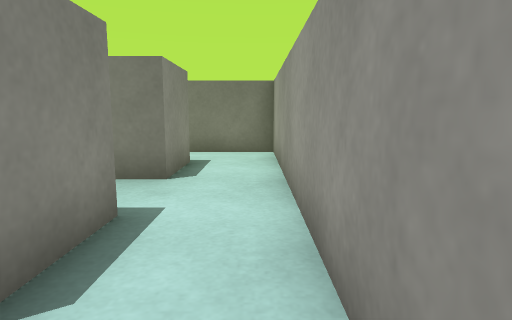
View 1 (above)

18 first-person views from a walk through a scene from a Unity 3-D project. The camera is 0.55 m above the floor, tilts 8° down and sees 75° across. The floor is counted in squares, 0.5 m on a side. Each view is taken from the middle of a square. On the plan, view 1 faces up. The plan holds only what a view shows up to about 13 squares ahead; the rest is blank. The place goes on beyond the plan. Surface patterns are stand-ins for the level's own textures.

View 2
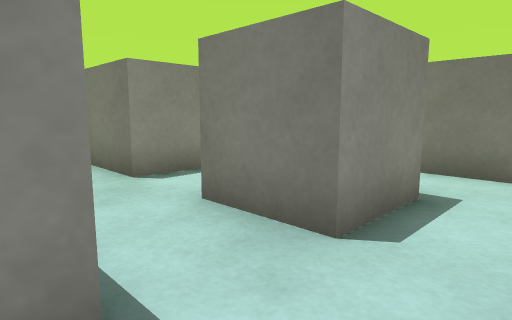

View 3
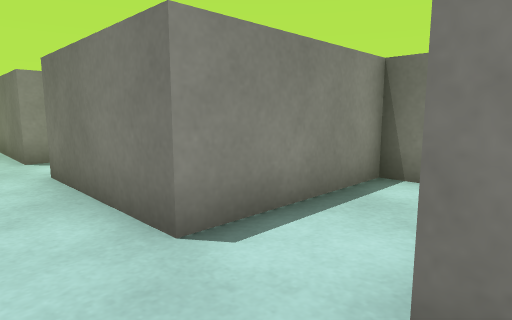

View 4
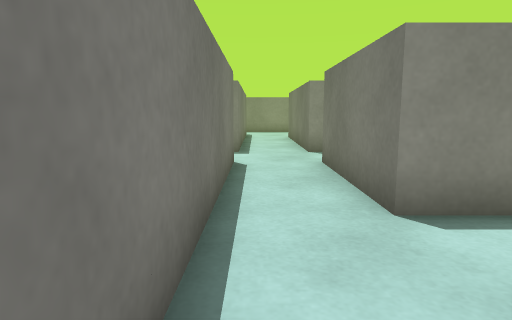

View 5
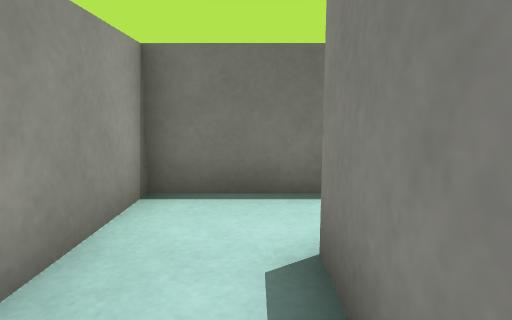

View 6
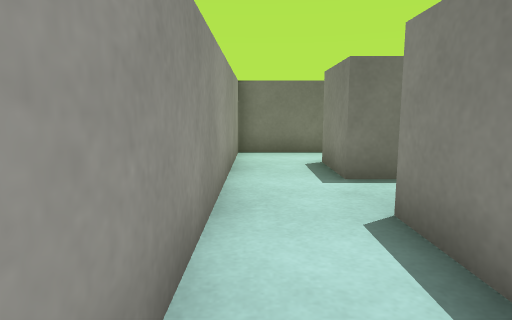

View 7
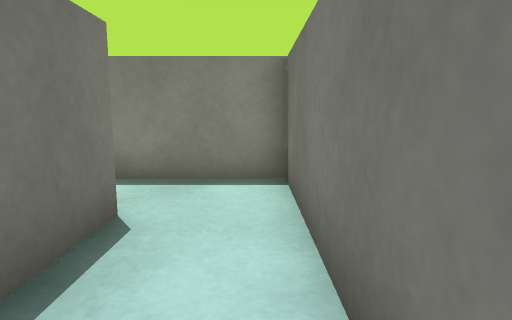

View 8
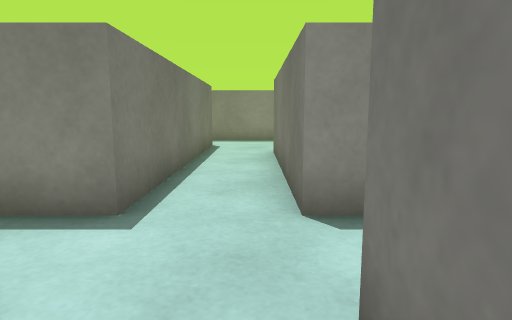

View 9
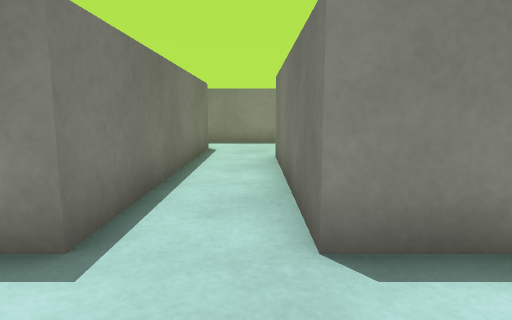

View 10
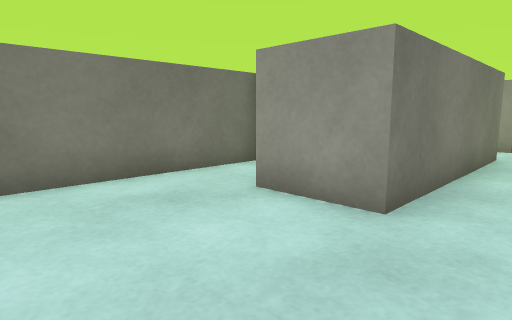

View 11
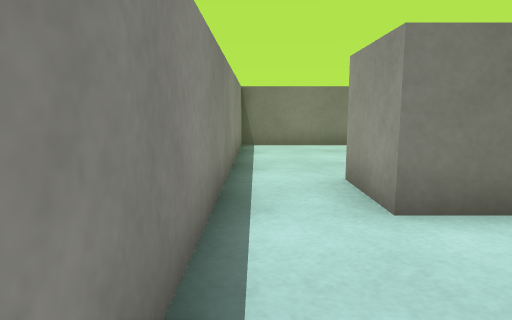

View 12
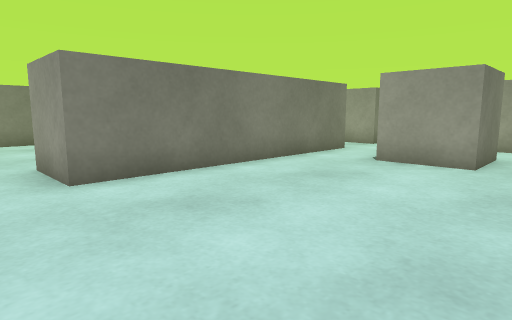

View 13
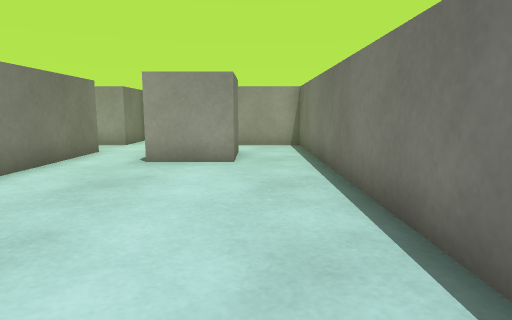

View 14
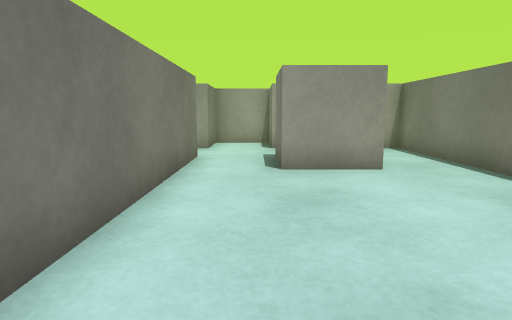

View 15
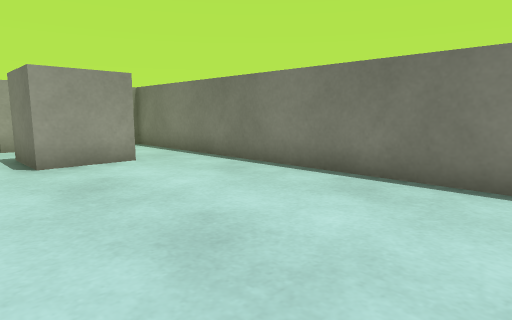

View 16
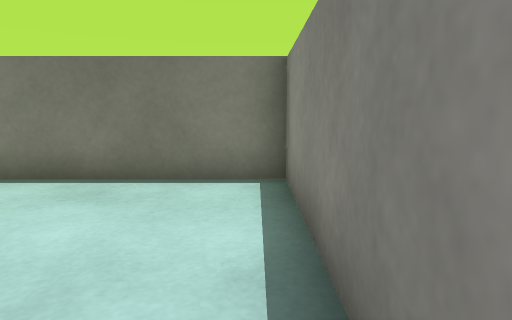

View 17
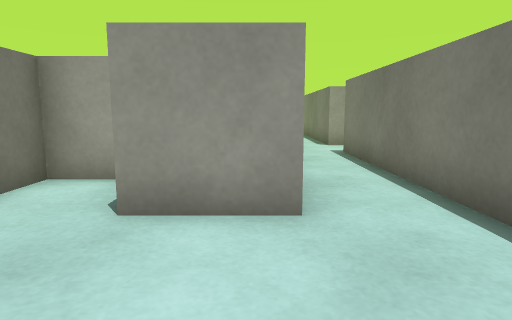

View 18
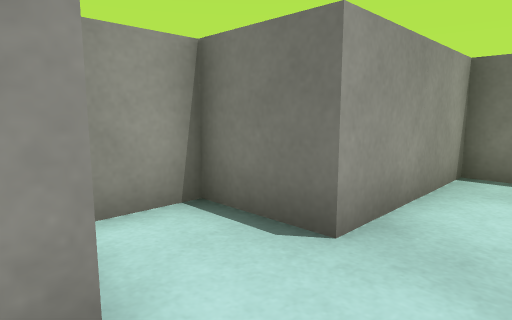

### Floor plan
Ten units are one square. View 1 is at (0, 0); x grows to the right and y downward. Boxes are objects, and circles mark ways between rooms. Rooms are numbered by the first view taken in them; rooms with no view inside come last. Other rooms are left out.
<svg viewBox="-220 -100 230 150">
<path fill="none" stroke="#000" d="M-20 5 5 5 5 -15M-45 -35 -15 -35 -15 -15M-35 -75 -15 -75 -15 -55 -35 -55M5 -15 5 -95 -55 -95 -55 -55M-155 -82 -155 -95 -215 -95 -215 -15M-115 -70 -115 -55 -175 -55 -175 -75M-195 -15 -195 -35 -115 -35 -115 -22M-95 -15 -95 -35 -45 -35M-55 -55 -95 -55M-114 25 -135 25 -135 5 -115 5M-114 -15 -195 -15M-215 -15 -215 45 -95 45 -95 5 -75 5 -75 -15 -95 -15"/>
<circle cx="-5" cy="-25" r="3" fill="#2a7"/>
<circle cx="-55" cy="-45" r="3" fill="#2a7"/>
<circle cx="-105" cy="-25" r="3" fill="#2a7"/>
<circle cx="-205" cy="-25" r="3" fill="#2a7"/>
<text x="-10" y="-10">1</text>
<text x="-20" y="-50">2</text>
<text x="-150" y="-50">3</text>
<text x="-150" y="10">4</text>
</svg>
Room 1 opens to room 2. Room 2 opens to room 3. Room 3 opens to room 4.

Where each view was taken, in squares from view 1:
view 1: 0 up, 0 right, facing up
view 2: 3 up, 0 right, facing up-left
view 3: 4 up, 3 left, facing up-left
view 4: 4 up, 2 left, facing left
view 5: 4 up, 1 left, facing down
view 6: 9 up, 0 right, facing down
view 7: 9 up, 0 right, facing left
view 8: 5 up, 8 left, facing left
view 9: 5 up, 9 left, facing left
view 10: 4 up, 21 left, facing up-right
view 11: 2 down, 21 left, facing up
view 12: 4 down, 21 left, facing up-right
view 13: 3 down, 21 left, facing right
view 14: 0 up, 20 left, facing right
view 15: 1 up, 21 left, facing down-right
view 16: 1 up, 21 left, facing down
view 17: 6 up, 21 left, facing right
view 18: 2 up, 11 left, facing down-right
